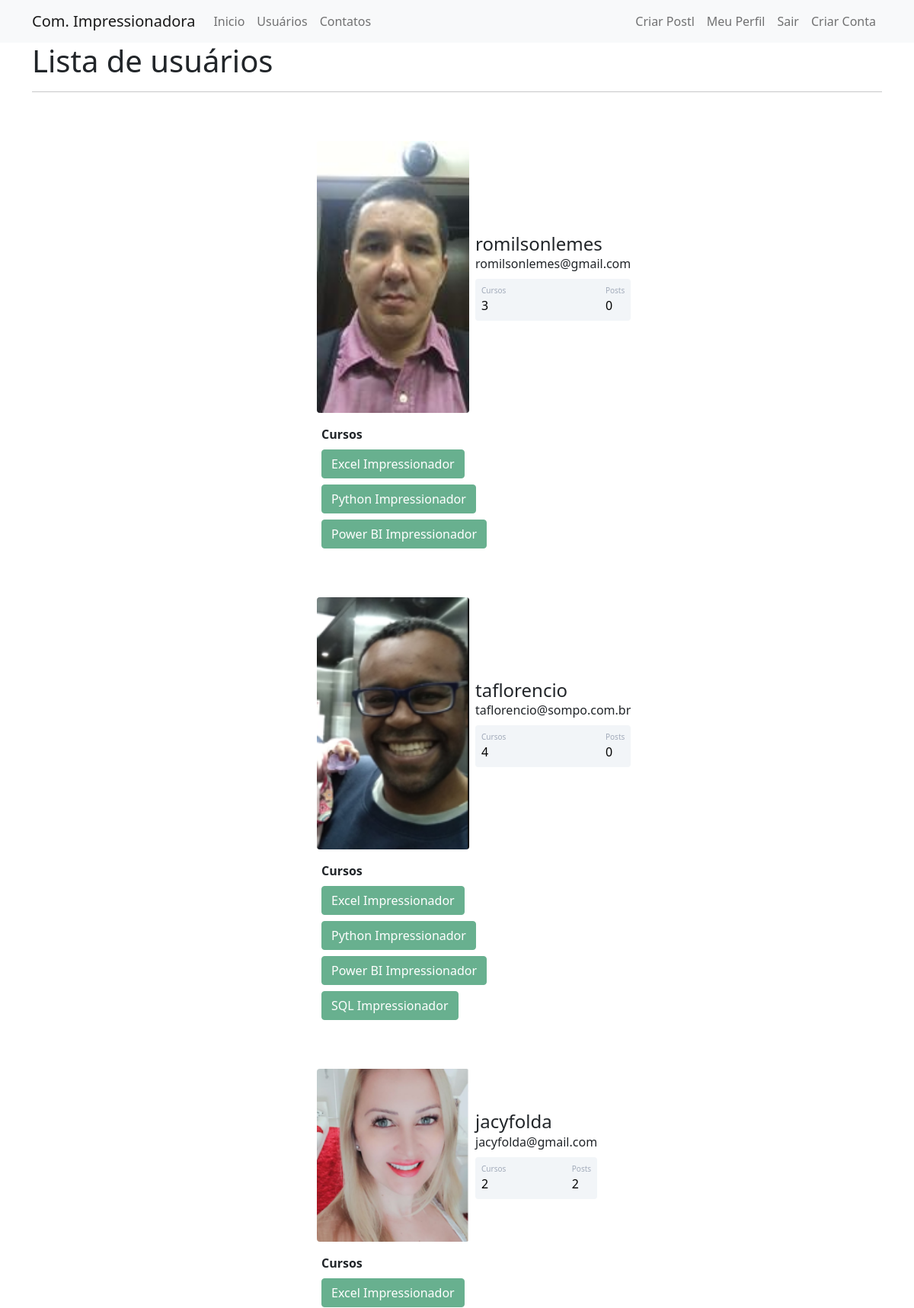
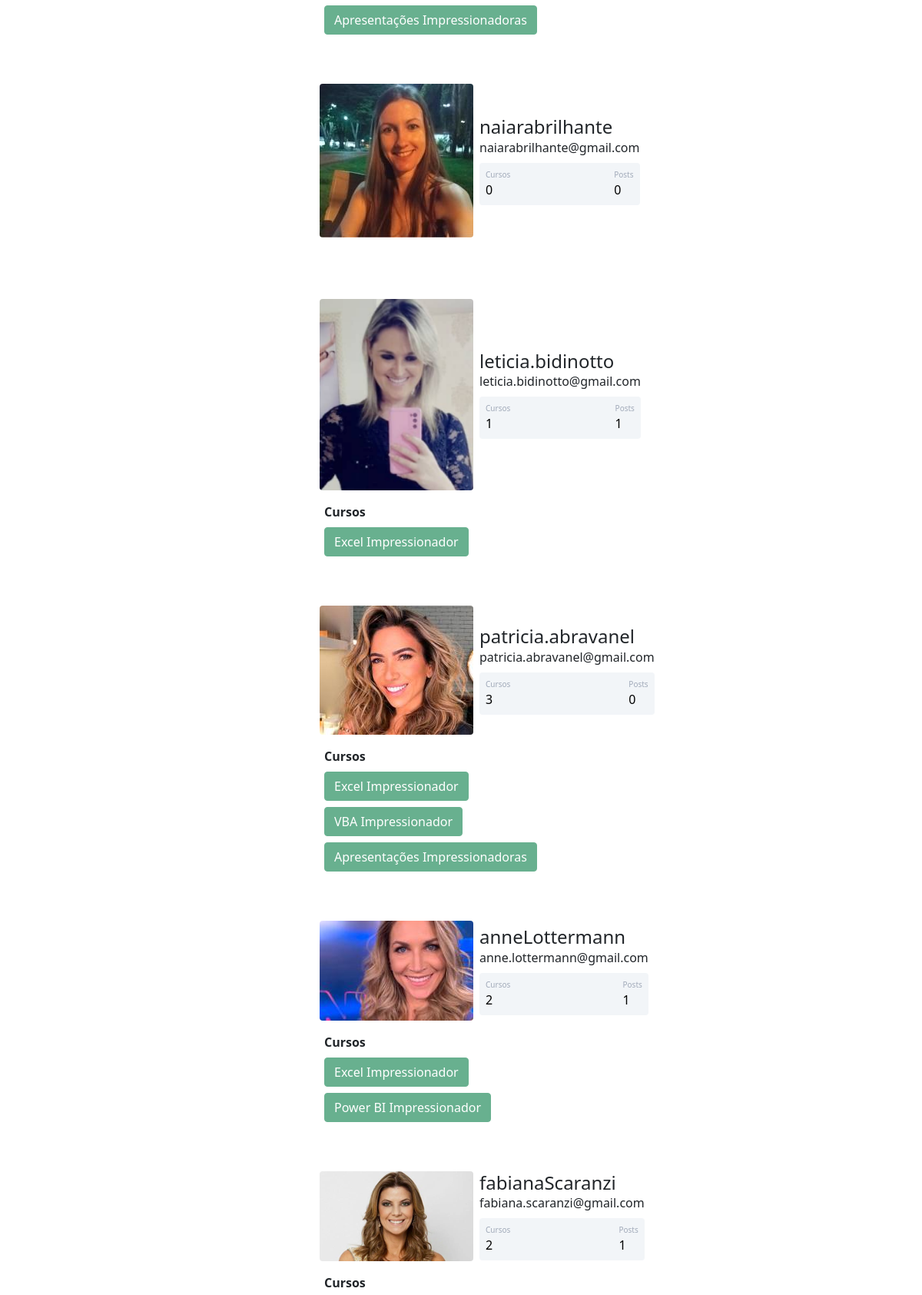
The app's page /usuarios (signed in, upper part) with its own data (2 pictures, top to bottom).
### comunidadeimpressionadora/models.py (models this page shows)
class Usuario(database.Model, UserMixin):
    id = database.Column(database.Integer, primary_key=True)
    username = database.Column(database.String, nullable=False)
    email = database.Column(database.String, nullable=False, unique=True)
    senha = database.Column(database.String, nullable=False)
    foto_perfil = database.Column(database.String, default='default.jpg')
    posts = database.relationship('Post', backref='autor', lazy=True)
    cursos = database.Column(database.String, nullable=False, default='Não Informado')
    def contar_posts(self):
        return len(self.posts)

### comunidadeimpressionadora/routes.py (the view)
@app.route('/usuarios')
@login_required
def usuarios():
    listaUsuarios = Usuario.query.all()
    return render_template('usuarios.html', listaUsuarios=listaUsuarios)

### comunidadeimpressionadora/models.py (called while the page is built)
@login_manager.user_loader
def load_usuario(id_usuario):
    return Usuario.query.get(int(id_usuario))

### comunidadeimpressionadora/templates/usuarios.html (shortened to what this page needs)
{% extends 'base.html' %}
{% block body %}
        <div class="container">
            <h1>Lista de usuários</h1>
            <hr>
            {% for usuario in listaUsuarios %}
                  <div class="container mt-5 d-flex justify-content-center">
                      <div class="card p-3">
                          <div class="d-flex align-items-center">
                              <div class="image pe-2"> <img src="{{  url_for('static', filename='fotos_perfil/{}'.format(usuario.foto_perfil)) }}" class="rounded" width="200"> </div>
                              <div class="ml-3 w-100">
                                      <h4 class="mb-0 mt-0">{{ usuario.username }}</h4> <span> {{ usuario.email }}</span>
                                      <div class="p-2 mt-2 bg-primary d-flex justify-content-between rounded text-white stats">
                                          {% if 'Não Informado' in usuario.cursos %}
                                            <div class="d-flex flex-column"> <span class="articles">Cursos</span> <span class="number1">0</span> </div>
                                          {% else %}
                                            <div class="d-flex flex-column"> <span class="articles">Cursos</span> <span class="number1">{{ usuario.cursos.count(';') + 1 }}</span> </div>
                                          {% endif %}
                                          <div class="d-flex flex-column"> <span class="rating">Posts</span> <span class="number3">{{ usuario.contar_posts() }}</span> </div>
                                      </div>
                              </div>
                        </div>
                      </div>
                  </div>
                  {% if 'Não Informado' not in usuario.cursos %}
                          <div class="row justify-content-center">
                              <div class="col col-4" style="text-align-center">
                                    <strong>Cursos</strong><br>
                                    {% for curso in usuario.cursos.split(';') %}
                                        <button type="button" class="btn btn-success mt-2" disabled>{{ curso }}</button>
                                    {% endfor %}
                              </div>
                          </div>
                  {% endif %}
            {% endfor %}
        </div>
{% endblock %}

### comunidadeimpressionadora/static/main.css (style rules this page uses)
.card { width: 400px; border: none; border-radius: 10px; background-color: #fff }
.stats { background: #f2f5f8 !important; color: #000 !important }
.articles { font-size: 10px; color: #a1aab9 }
.number1 { font-weight: 500 }
.rating { font-size: 10px; color: #a1aab9 }
.number3 { font-weight: 500 }

### records on screen
Usuario: foto_perfil (picture), username "romilsonlemes", email "romilsonlemes@gmail.com", cursos "3", contar_posts "0", curso "Excel Impressionador" "Python Impressionador" "Power BI Impressionador"
Usuario: foto_perfil (picture), username "taflorencio", email "taflorencio@sompo.com.br", cursos "4", contar_posts "0", curso "Excel Impressionador" "Python Impressionador" "Power BI Impressionador" "SQL Impressionador"
Usuario: foto_perfil (picture), username "jacyfolda", email "jacyfolda@gmail.com", cursos "2", contar_posts "2", curso "Excel Impressionador" "Apresentações Impressionadoras"
Usuario: foto_perfil (picture), username "naiarabrilhante", email "naiarabrilhante@gmail.com", cursos "Cursos", contar_posts "0"
Usuario: foto_perfil (picture), username "leticia.bidinotto", email "leticia.bidinotto@gmail.com", cursos "1", contar_posts "1", cursos "Excel Impressionador"
Usuario: foto_perfil (picture), username "patricia.abravanel", email "patricia.abravanel@gmail.com", cursos "3", contar_posts "0", curso "Excel Impressionador" "VBA Impressionador" "Apresentações Impressionadoras"
Usuario: foto_perfil (picture), username "anneLottermann", email "anne.lottermann@gmail.com", cursos "2", contar_posts "1", curso "Excel Impressionador" "Power BI Impressionador"
Usuario: foto_perfil (picture), username "fabianaScaranzi", email "fabiana.scaranzi@gmail.com", cursos "2", contar_posts "1"
